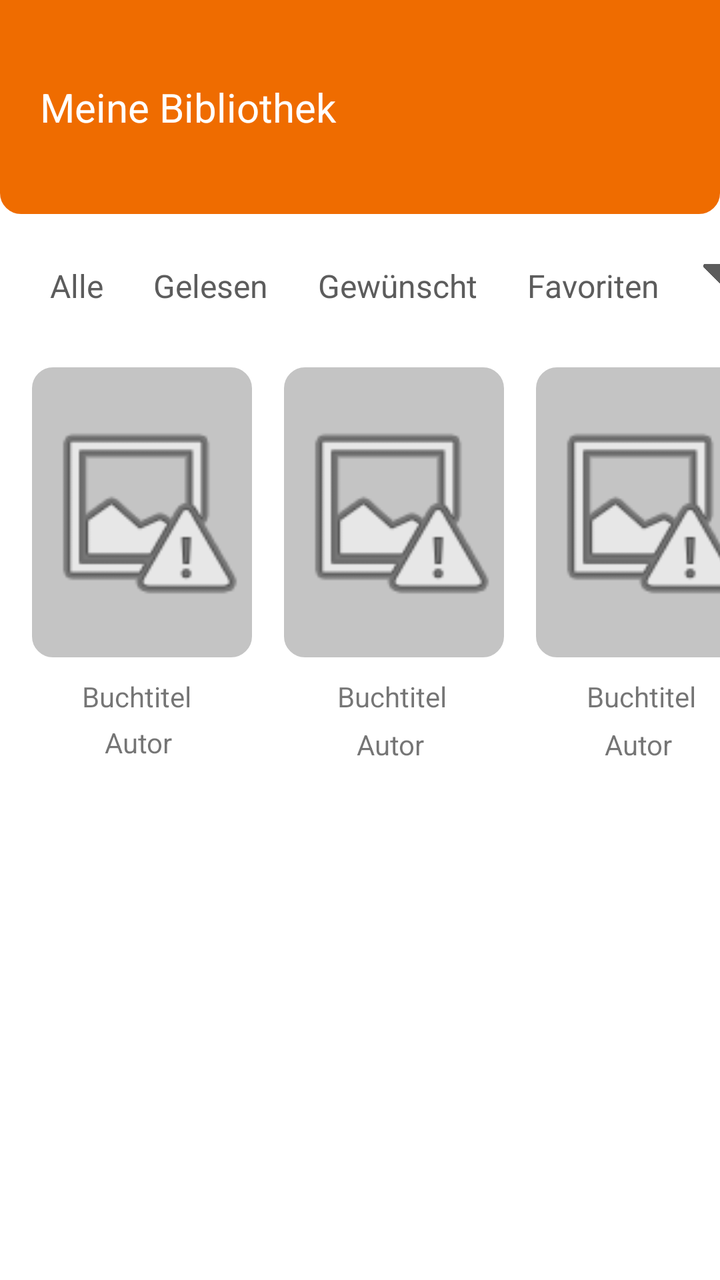
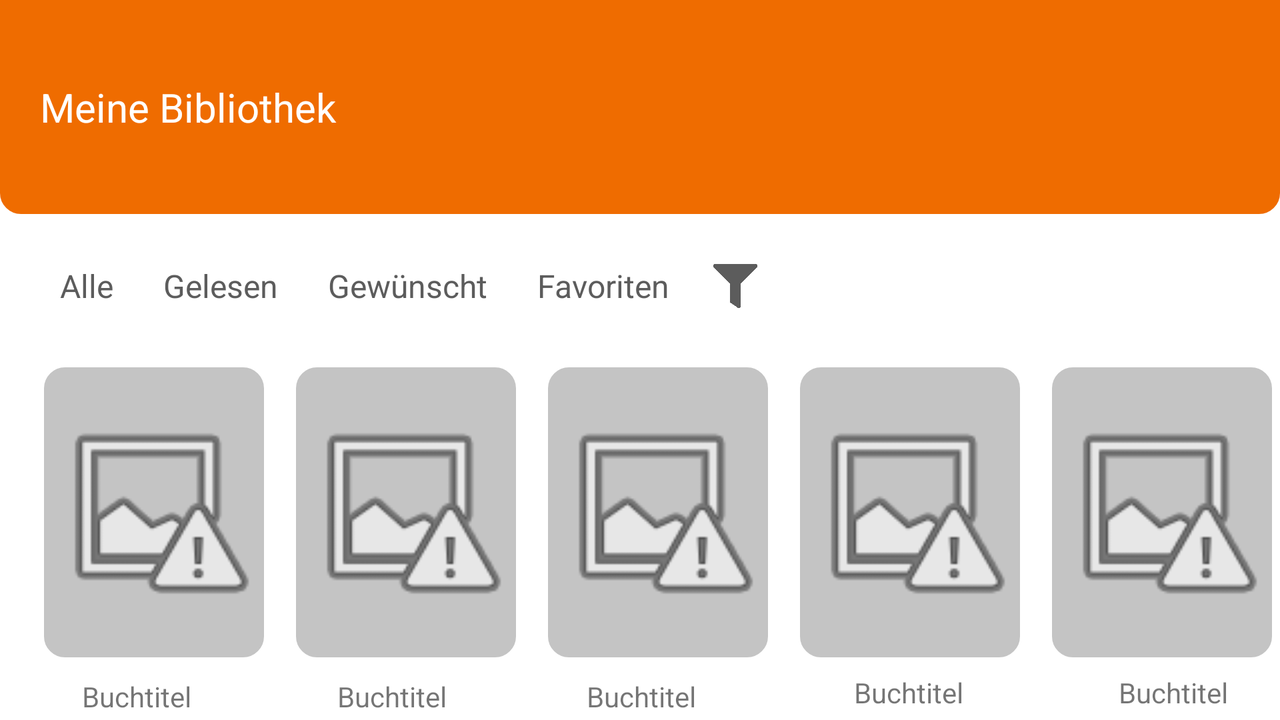

The same Android screen from two of the app's own layout files: first res/layout/ as a phone draws it, then the repository's variant for another configuration, drawn on a device whose configuration selects that folder. Both files follow.
<!-- AndroidManifest.xml: application theme Theme.Bibliofy -->
<!-- res/layout/activity_homepage.xml -->
<?xml version="1.0" encoding="utf-8"?>
<androidx.constraintlayout.widget.ConstraintLayout xmlns:android="http://schemas.android.com/apk/res/android"
    xmlns:app="http://schemas.android.com/apk/res-auto"
    xmlns:tools="http://schemas.android.com/tools"
    android:layout_width="match_parent"
    android:layout_height="match_parent"
    tools:context=".view.HomepageActivity">

    <TextView
        android:id="@+id/textView8"
        android:layout_width="wrap_content"
        android:layout_height="wrap_content"
        android:layout_marginStart="73dp"
        android:layout_marginTop="10dp"
        android:text="@string/book_title"
        android:textAlignment="center"
        app:layout_constraintStart_toEndOf="@+id/textView6"
        app:layout_constraintTop_toBottomOf="@+id/imageView2" />

    <TextView
        android:id="@+id/textView10"
        android:layout_width="wrap_content"
        android:layout_height="wrap_content"
        android:layout_marginStart="70dp"
        android:layout_marginTop="10dp"
        android:text="@string/book_title"
        android:textAlignment="center"
        app:layout_constraintStart_toEndOf="@+id/textView8"
        app:layout_constraintTop_toBottomOf="@+id/imageView3" />

    <ImageView
        android:id="@+id/imageView2"
        android:layout_width="110dp"
        android:layout_height="145dp"
        android:layout_marginStart="16dp"
        android:layout_marginTop="30dp"
        android:background="@drawable/round_corners_books"
        android:contentDescription="@string/book_title"
        app:layout_constraintStart_toEndOf="@+id/imageView"
        app:layout_constraintTop_toBottomOf="@+id/textView2"
        app:srcCompat="@android:drawable/ic_menu_report_image" />

    <ImageView
        android:id="@+id/imageView"
        android:layout_width="110dp"
        android:layout_height="145dp"
        android:layout_marginStart="16dp"
        android:layout_marginTop="30dp"
        android:background="@drawable/round_corners_books"
        android:contentDescription="@string/book_title"
        app:layout_constraintStart_toStartOf="parent"
        app:layout_constraintTop_toBottomOf="@+id/textView2"
        app:srcCompat="@android:drawable/ic_menu_report_image" />

    <ImageView
        android:id="@+id/imageView3"
        android:layout_width="110dp"
        android:layout_height="145dp"
        android:layout_marginStart="16dp"
        android:layout_marginTop="30dp"
        android:background="@drawable/round_corners_books"
        android:contentDescription="@string/book_title"
        app:layout_constraintStart_toEndOf="@+id/imageView2"
        app:layout_constraintTop_toBottomOf="@+id/textView2"
        app:srcCompat="@android:drawable/ic_menu_report_image" />

    <TextView
        android:id="@+id/editTextTextPersonName"
        android:layout_width="match_parent"
        android:layout_height="wrap_content"
        android:background="@drawable/orange_background_headline"
        android:ems="10"
        android:inputType="textPersonName"
        android:paddingStart="20dp"
        android:paddingTop="40dp"
        android:paddingEnd="20dp"
        android:paddingBottom="40dp"
        android:text="@string/my_library"
        android:textAllCaps="false"
        android:textColor="@color/white"
        android:textSize="20sp"
        app:layout_constraintStart_toStartOf="parent"
        app:layout_constraintTop_toTopOf="parent" />

    <TextView
        android:id="@+id/textView2"
        android:layout_width="wrap_content"
        android:layout_height="wrap_content"
        android:layout_marginStart="25dp"
        android:layout_marginTop="25dp"
        android:text="@string/all_books"
        android:textColor="@color/darker_gray"
        android:textSize="16sp"
        app:layout_constraintStart_toStartOf="parent"
        app:layout_constraintTop_toBottomOf="@+id/editTextTextPersonName" />

    <TextView
        android:id="@+id/textView3"
        android:layout_width="wrap_content"
        android:layout_height="wrap_content"
        android:layout_marginStart="25dp"
        android:layout_marginTop="25dp"
        android:text="@string/read_books"
        android:textColor="@color/darker_gray"
        android:textSize="16sp"
        app:layout_constraintStart_toEndOf="@+id/textView2"
        app:layout_constraintTop_toBottomOf="@+id/editTextTextPersonName" />

    <TextView
        android:id="@+id/textView4"
        android:layout_width="wrap_content"
        android:layout_height="wrap_content"
        android:layout_marginStart="25dp"
        android:layout_marginTop="25dp"
        android:text="@string/wished_books"
        android:textColor="@color/darker_gray"
        android:textSize="16sp"
        app:layout_constraintStart_toEndOf="@+id/textView3"
        app:layout_constraintTop_toBottomOf="@+id/editTextTextPersonName" />

    <TextView
        android:id="@+id/textView5"
        android:layout_width="wrap_content"
        android:layout_height="wrap_content"
        android:layout_marginStart="25dp"
        android:layout_marginTop="25dp"
        android:text="@string/favorite_books"
        android:textColor="@color/darker_gray"
        android:textSize="16sp"
        app:layout_constraintStart_toEndOf="@+id/textView4"
        app:layout_constraintTop_toBottomOf="@+id/editTextTextPersonName" />

    <TextView
        android:id="@+id/textView6"
        android:layout_width="wrap_content"
        android:layout_height="wrap_content"
        android:layout_marginStart="41dp"
        android:layout_marginTop="10dp"
        android:text="@string/book_title"
        android:textAlignment="center"
        app:layout_constraintStart_toStartOf="parent"
        app:layout_constraintTop_toBottomOf="@+id/imageView" />

    <TextView
        android:id="@+id/textView7"
        android:layout_width="wrap_content"
        android:layout_height="wrap_content"
        android:layout_marginStart="52dp"
        android:layout_marginTop="4dp"
        android:text="@string/book_author"
        android:textAlignment="center"
        app:layout_constraintStart_toStartOf="parent"
        app:layout_constraintTop_toBottomOf="@+id/textView6" />

    <TextView
        android:id="@+id/textView9"
        android:layout_width="wrap_content"
        android:layout_height="wrap_content"
        android:layout_marginStart="92dp"
        android:layout_marginTop="5dp"
        android:text="@string/book_author"
        android:textAlignment="center"
        app:layout_constraintStart_toEndOf="@+id/textView7"
        app:layout_constraintTop_toBottomOf="@+id/textView8" />

    <TextView
        android:id="@+id/textView11"
        android:layout_width="wrap_content"
        android:layout_height="wrap_content"
        android:layout_marginStart="90dp"
        android:layout_marginTop="5dp"
        android:text="@string/book_author"
        android:textAlignment="center"
        app:layout_constraintStart_toEndOf="@+id/textView9"
        app:layout_constraintTop_toBottomOf="@+id/textView10" />

    <ImageView
        android:id="@+id/imageView5"
        android:layout_width="26dp"
        android:layout_height="22dp"
        android:layout_marginStart="20dp"
        android:layout_marginTop="25dp"
        app:layout_constraintStart_toEndOf="@+id/textView5"
        app:layout_constraintTop_toBottomOf="@+id/editTextTextPersonName"
        app:srcCompat="@drawable/ic_filter" />

</androidx.constraintlayout.widget.ConstraintLayout>
<!-- resources referenced by this layout -->
<resources>
  <color name="darker_gray">#5C5C5C</color>
  <color name="white">#FFFFFFFF</color>
  <!-- drawable ic_filter (drawable) -->
  <vector xmlns:android="http://schemas.android.com/apk/res/android"
      android:width="200dp"
      android:height="200dp"
      android:viewportWidth="512"
      android:viewportHeight="512">
    <path
        android:pathData="M487.976,0H24.028C2.71,0 -8.047,25.866 7.058,40.971L192,225.941V432c0,7.831 3.821,15.17 10.237,19.662l80,55.98C298.02,518.69 320,507.493 320,487.98V225.941l184.947,-184.97C520.021,25.896 509.338,0 487.976,0z"
        android:fillColor="@color/darker_gray"/>
  </vector>
  <!-- drawable orange_background_headline (drawable) -->
  <?xml version="1.0" encoding="utf-8"?>
  <shape xmlns:android="http://schemas.android.com/apk/res/android" >
      <stroke
          android:width="1dp"
          android:color="@color/orange" />
  
      <solid android:color="@color/orange" />
  
      <padding
          android:left="1dp"
          android:right="1dp"
          android:bottom="1dp"
          android:top="1dp" />
  
      <corners
          android:bottomLeftRadius="10dp"
          android:bottomRightRadius="10dp"/>
  </shape>
  <!-- drawable round_corners_books (drawable) -->
  <?xml version="1.0" encoding="utf-8"?>
  <shape xmlns:android="http://schemas.android.com/apk/res/android" >
      <stroke
          android:width="1dp"
          android:color="@color/light_gray" />
  
      <solid android:color="@color/light_gray" />
  
      <padding
          android:left="1dp"
          android:right="1dp"
          android:bottom="1dp"
          android:top="1dp" />
  
      <corners
          android:radius="10dp"/>
  </shape>
  <string name="all_books">Alle</string>
  <string name="book_author">Autor</string>
  <string name="book_title">Buchtitel</string>
  <string name="favorite_books">Favoriten</string>
  <string name="my_library">Meine Bibliothek</string>
  <string name="read_books">Gelesen</string>
  <string name="wished_books">Gewünscht</string>
  <style name="Theme.Bibliofy" parent="Theme.MaterialComponents.DayNight.DarkActionBar">
          
          <item name="colorPrimary">@color/orange</item>
          <item name="colorPrimaryVariant">@color/orange</item>
          <item name="colorOnPrimary">@color/white</item>
          
          <item name="colorSecondary">@color/orange</item>
          <item name="colorSecondaryVariant">@color/orange</item>
          <item name="colorOnSecondary">@color/dark_gray</item>
          
          <item name="android:statusBarColor" tools:targetApi="l">?attr/colorPrimaryVariant</item>
          
  
      </style>
  <color name="orange">#EF6C00</color>
  <color name="light_gray">#C4C4C4</color>
  <color name="dark_gray">#4D4D4D</color>
</resources>
<!-- res/layout-land/activity_homepage.xml (the repository's variant of the layout above) -->
<!-- drawn on the phone turned sideways -->
<?xml version="1.0" encoding="utf-8"?>
<androidx.constraintlayout.widget.ConstraintLayout xmlns:android="http://schemas.android.com/apk/res/android"
    xmlns:app="http://schemas.android.com/apk/res-auto"
    xmlns:tools="http://schemas.android.com/tools"
    android:layout_width="match_parent"
    android:layout_height="match_parent"
    tools:context=".view.HomepageActivity">

    <ImageView
        android:id="@+id/imageView6"
        android:layout_width="110dp"
        android:layout_height="145dp"
        android:layout_marginStart="16dp"
        android:layout_marginTop="30dp"
        android:background="@drawable/round_corners_books"
        android:contentDescription="@string/book_title"
        app:layout_constraintStart_toEndOf="@+id/imageView4"
        app:layout_constraintTop_toBottomOf="@+id/textView2"
        app:srcCompat="@android:drawable/ic_menu_report_image" />

    <TextView
        android:id="@+id/textView13"
        android:layout_width="wrap_content"
        android:layout_height="wrap_content"
        android:layout_marginStart="356dp"
        android:layout_marginTop="4dp"
        android:text="@string/book_author"
        android:textAlignment="center"
        app:layout_constraintStart_toEndOf="@+id/textView9"
        app:layout_constraintTop_toBottomOf="@+id/textView10" />

    <TextView
        android:id="@+id/textView14"
        android:layout_width="wrap_content"
        android:layout_height="wrap_content"
        android:layout_marginStart="336dp"
        android:layout_marginTop="8dp"
        android:text="@string/book_title"
        android:textAlignment="center"
        app:layout_constraintStart_toEndOf="@+id/textView8"
        app:layout_constraintTop_toBottomOf="@+id/imageView3" />

    <ImageView
        android:id="@+id/imageView4"
        android:layout_width="110dp"
        android:layout_height="145dp"
        android:layout_marginStart="16dp"
        android:layout_marginTop="30dp"
        android:background="@drawable/round_corners_books"
        android:contentDescription="@string/book_title"
        app:layout_constraintStart_toEndOf="@+id/imageView3"
        app:layout_constraintTop_toBottomOf="@+id/textView2"
        app:srcCompat="@android:drawable/ic_menu_report_image" />

    <TextView
        android:id="@+id/textView"
        android:layout_width="wrap_content"
        android:layout_height="wrap_content"
        android:layout_marginStart="100dp"
        android:layout_marginTop="4dp"
        android:text="@string/book_author"
        android:textAlignment="center"
        app:layout_constraintStart_toEndOf="@+id/textView11"
        app:layout_constraintTop_toBottomOf="@+id/textView10" />

    <TextView
        android:id="@+id/textView12"
        android:layout_width="wrap_content"
        android:layout_height="wrap_content"
        android:layout_marginStart="79dp"
        android:layout_marginTop="8dp"
        android:text="@string/book_title"
        android:textAlignment="center"
        app:layout_constraintStart_toEndOf="@+id/textView10"
        app:layout_constraintTop_toBottomOf="@+id/imageView3" />

    <TextView
        android:id="@+id/textView8"
        android:layout_width="wrap_content"
        android:layout_height="wrap_content"
        android:layout_marginStart="73dp"
        android:layout_marginTop="10dp"
        android:text="@string/book_title"
        android:textAlignment="center"
        app:layout_constraintStart_toEndOf="@+id/textView6"
        app:layout_constraintTop_toBottomOf="@+id/imageView2" />

    <TextView
        android:id="@+id/textView10"
        android:layout_width="wrap_content"
        android:layout_height="wrap_content"
        android:layout_marginStart="70dp"
        android:layout_marginTop="10dp"
        android:text="@string/book_title"
        android:textAlignment="center"
        app:layout_constraintStart_toEndOf="@+id/textView8"
        app:layout_constraintTop_toBottomOf="@+id/imageView3" />

    <ImageView
        android:id="@+id/imageView2"
        android:layout_width="110dp"
        android:layout_height="145dp"
        android:layout_marginStart="16dp"
        android:layout_marginTop="30dp"
        android:background="@drawable/round_corners_books"
        android:contentDescription="@string/book_title"
        app:layout_constraintStart_toEndOf="@+id/imageView"
        app:layout_constraintTop_toBottomOf="@+id/textView2"
        app:srcCompat="@android:drawable/ic_menu_report_image" />

    <ImageView
        android:id="@+id/imageView"
        android:layout_width="110dp"
        android:layout_height="145dp"
        android:layout_marginStart="22dp"
        android:layout_marginTop="30dp"
        android:background="@drawable/round_corners_books"
        android:contentDescription="@string/book_title"
        app:layout_constraintStart_toStartOf="parent"
        app:layout_constraintTop_toBottomOf="@+id/textView2"
        app:srcCompat="@android:drawable/ic_menu_report_image" />

    <ImageView
        android:id="@+id/imageView3"
        android:layout_width="110dp"
        android:layout_height="145dp"
        android:layout_marginStart="16dp"
        android:layout_marginTop="30dp"
        android:background="@drawable/round_corners_books"
        android:contentDescription="@string/book_title"
        app:layout_constraintStart_toEndOf="@+id/imageView2"
        app:layout_constraintTop_toBottomOf="@+id/textView2"
        app:srcCompat="@android:drawable/ic_menu_report_image" />

    <TextView
        android:id="@+id/editTextTextPersonName"
        android:layout_width="0dp"
        android:layout_height="wrap_content"
        android:background="@drawable/orange_background_headline"
        android:ems="10"
        android:inputType="textPersonName"
        android:paddingStart="20dp"
        android:paddingTop="40dp"
        android:paddingEnd="20dp"
        android:paddingBottom="40dp"
        android:text="@string/my_library"
        android:textAllCaps="false"
        android:textColor="@color/white"
        android:textSize="20sp"
        app:layout_constraintEnd_toEndOf="parent"
        app:layout_constraintStart_toStartOf="parent"
        app:layout_constraintTop_toTopOf="parent" />

    <TextView
        android:id="@+id/textView2"
        android:layout_width="wrap_content"
        android:layout_height="wrap_content"
        android:layout_marginStart="30dp"
        android:layout_marginTop="25dp"
        android:text="@string/all_books"
        android:textColor="@color/darker_gray"
        android:textSize="16sp"
        app:layout_constraintStart_toStartOf="parent"
        app:layout_constraintTop_toBottomOf="@+id/editTextTextPersonName" />

    <TextView
        android:id="@+id/textView3"
        android:layout_width="wrap_content"
        android:layout_height="wrap_content"
        android:layout_marginStart="25dp"
        android:layout_marginTop="25dp"
        android:text="@string/read_books"
        android:textColor="@color/darker_gray"
        android:textSize="16sp"
        app:layout_constraintStart_toEndOf="@+id/textView2"
        app:layout_constraintTop_toBottomOf="@+id/editTextTextPersonName" />

    <TextView
        android:id="@+id/textView4"
        android:layout_width="wrap_content"
        android:layout_height="wrap_content"
        android:layout_marginStart="25dp"
        android:layout_marginTop="25dp"
        android:text="@string/wished_books"
        android:textColor="@color/darker_gray"
        android:textSize="16sp"
        app:layout_constraintStart_toEndOf="@+id/textView3"
        app:layout_constraintTop_toBottomOf="@+id/editTextTextPersonName" />

    <TextView
        android:id="@+id/textView5"
        android:layout_width="wrap_content"
        android:layout_height="wrap_content"
        android:layout_marginStart="25dp"
        android:layout_marginTop="25dp"
        android:text="@string/favorite_books"
        android:textColor="@color/darker_gray"
        android:textSize="16sp"
        app:layout_constraintStart_toEndOf="@+id/textView4"
        app:layout_constraintTop_toBottomOf="@+id/editTextTextPersonName" />

    <TextView
        android:id="@+id/textView6"
        android:layout_width="wrap_content"
        android:layout_height="wrap_content"
        android:layout_marginStart="41dp"
        android:layout_marginTop="10dp"
        android:text="@string/book_title"
        android:textAlignment="center"
        app:layout_constraintStart_toStartOf="parent"
        app:layout_constraintTop_toBottomOf="@+id/imageView" />

    <TextView
        android:id="@+id/textView7"
        android:layout_width="wrap_content"
        android:layout_height="wrap_content"
        android:layout_marginStart="52dp"
        android:layout_marginTop="4dp"
        android:text="@string/book_author"
        android:textAlignment="center"
        app:layout_constraintStart_toStartOf="parent"
        app:layout_constraintTop_toBottomOf="@+id/textView6" />

    <TextView
        android:id="@+id/textView9"
        android:layout_width="wrap_content"
        android:layout_height="wrap_content"
        android:layout_marginStart="92dp"
        android:layout_marginTop="5dp"
        android:text="@string/book_author"
        android:textAlignment="center"
        app:layout_constraintStart_toEndOf="@+id/textView7"
        app:layout_constraintTop_toBottomOf="@+id/textView8" />

    <TextView
        android:id="@+id/textView11"
        android:layout_width="wrap_content"
        android:layout_height="wrap_content"
        android:layout_marginStart="90dp"
        android:layout_marginTop="5dp"
        android:text="@string/book_author"
        android:textAlignment="center"
        app:layout_constraintStart_toEndOf="@+id/textView9"
        app:layout_constraintTop_toBottomOf="@+id/textView10" />

    <ImageView
        android:id="@+id/imageView5"
        android:layout_width="26dp"
        android:layout_height="22dp"
        android:layout_marginStart="20dp"
        android:layout_marginTop="25dp"
        app:layout_constraintStart_toEndOf="@+id/textView5"
        app:layout_constraintTop_toBottomOf="@+id/editTextTextPersonName"
        app:srcCompat="@drawable/ic_filter" />

</androidx.constraintlayout.widget.ConstraintLayout>
